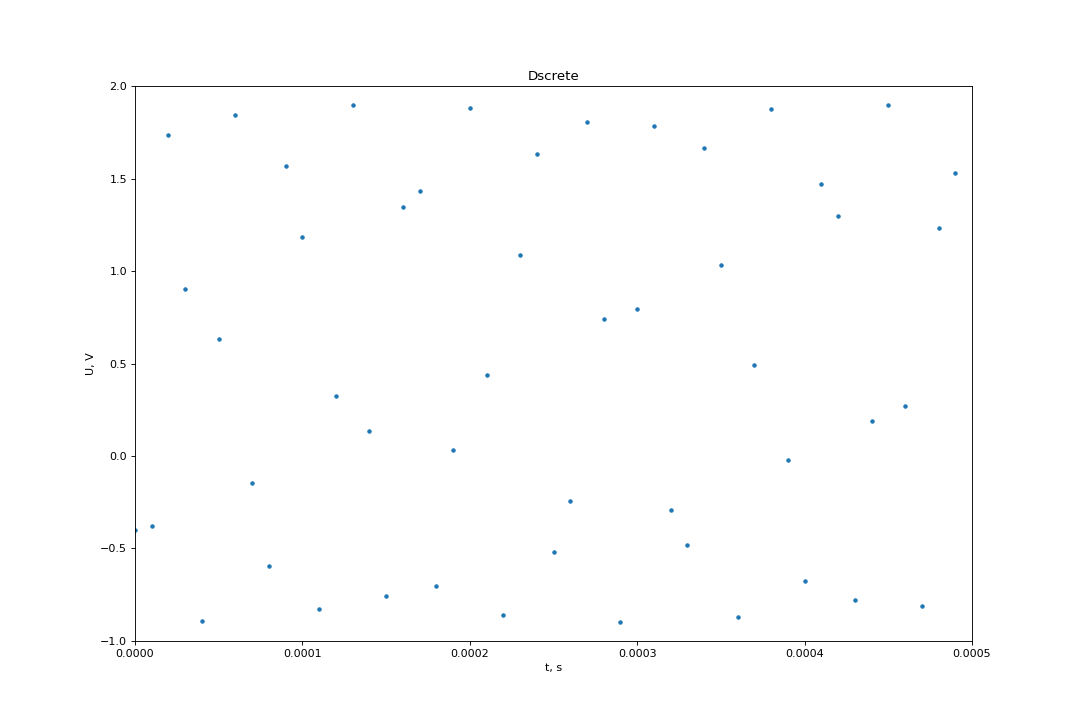

The script that saved this image:
import math

import matplotlib.pyplot as plt
import csv
from values import *

discrete = plt.figure(dpi=DPI, figsize=(1080 / DPI, 720 / DPI))
plt.axis([0, T_BUILD, -1, 2])

plt.title('Discrete')
plt.xlabel('t, s')
plt.ylabel('U, V')

xs = []
cos_values = []

x = 0.0
dataList = [['t', 'u']]
while x <= T_MATH:
    new_cos_value = AMPLITUDE * math.cos(
        2 * math.pi * x * FREQUENCY + math.pi * INITIAL_PHASE / 180) + BIAS
    cos_values.append(new_cos_value)
    dataList.append([x, new_cos_value])
    xs += [x]
    x += math.pow(SAMPLING, -1)

pointsFile = open('pointsFile.csv', 'w')
with pointsFile:
    writer = csv.writer(pointsFile)
    writer.writerows(dataList)
print("Writing complete")

plt.plot(xs, cos_values, '.', label='discrete')
print("Plotting complete")

discrete.savefig('discrete.png')
print("Saving complete")
